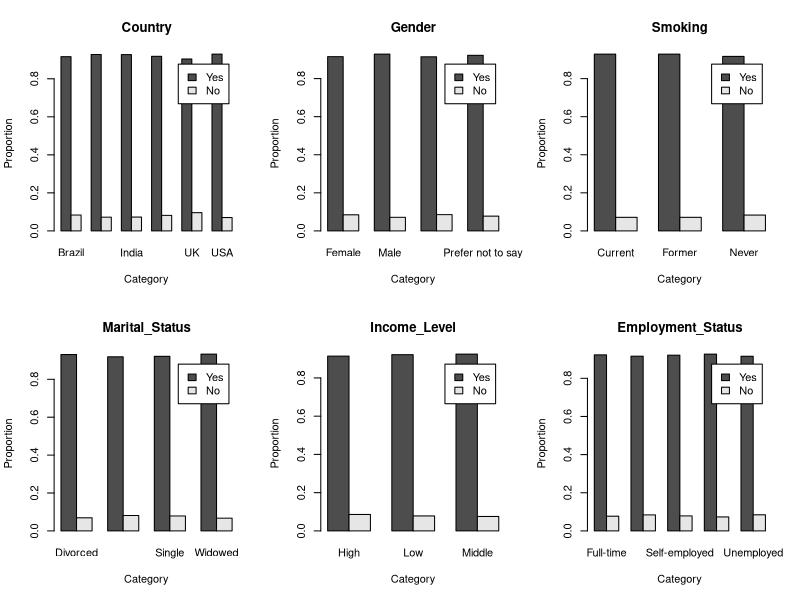
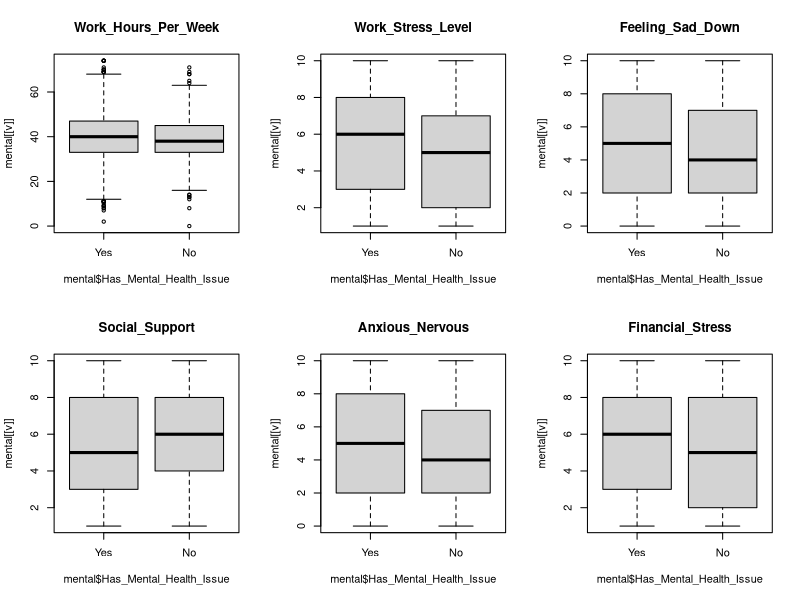
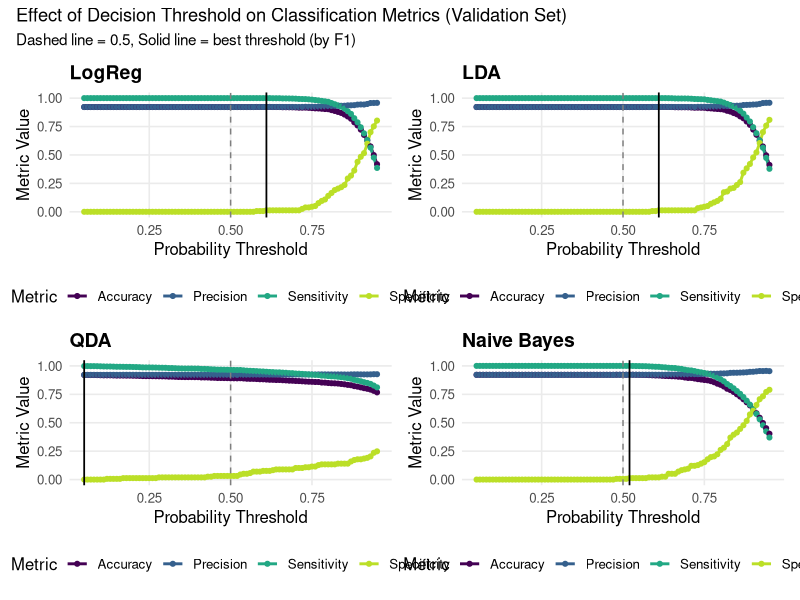

Here is the R script that generated these plots, in order:
setwd("/Users/utkusizanli/Desktop/UC3M/StatisticalLearningGitHub")

# Libraries
library(caret)
library(MASS)
library(dplyr)
library(e1071)
library(pROC)
library(ggplot2)
library(tidyr)
library(patchwork)


# Load dataset
mental = read.csv("mental_health.csv")

# Check size and structure of data
dim(mental)     # number of rows and columns
str(mental)     # variable types

# Convert all character columns to factors automatically
char_cols <- names(mental)[sapply(mental, is.character)]
mental[char_cols] <- lapply(mental[char_cols], as.factor)

# Convert target to factor, 1 = Yes (positive), 0 = No
mental$Has_Mental_Health_Issue <- factor(ifelse(mental$Has_Mental_Health_Issue == 1, "Yes", "No"), levels = c("Yes", "No"))


# Check for missing values
colSums(is.na(mental))   # No missing values 

# Check data again after conversion
str(mental)
summary(mental)

# Check target distribution 
table(mental$Has_Mental_Health_Issue)
prop.table(table(mental$Has_Mental_Health_Issue))

# Notes: The target variable is highly imbalanced, with 7.84% of observations in class 0 and 92.16% in class 1. 
# This imbalance may affect classification performance, since models could favor the majority class.

# Select categorical variables (exclude target)
cat_vars = setdiff(names(mental)[sapply(mental, is.factor)], "Has_Mental_Health_Issue")

# Measure strength of association using chi-square statistic
chi_strength = sapply(cat_vars, function(v) {
  as.numeric(chisq.test(table(mental[[v]], mental$Has_Mental_Health_Issue))$statistic)
})

# Select top 6 categorical variables
top_vars_cat = names(sort(chi_strength, decreasing = TRUE))[1:6]

# Plot barplots for selected categorical variables
par(mfrow = c(2,3))

lapply(top_vars_cat, function(v) {
  tab = prop.table(table(mental[[v]], mental$Has_Mental_Health_Issue), 1)
  
  barplot(t(tab),
          beside = TRUE,
          main = v,
          legend.text = TRUE,
          xlab = "Category",
          ylab = "Proportion")
})

# Screen numeric predictors using t-tests
pvals = sapply(mental[sapply(mental, is.numeric)],
               function(x) t.test(x ~ mental$Has_Mental_Health_Issue)$p.value)

sort(pvals)   

# Compute mean difference between classes 
mean_diff = sapply(mental[sapply(mental, is.numeric)], function(x) {
  abs(mean(x[mental$Has_Mental_Health_Issue=="Yes"]) -
        mean(x[mental$Has_Mental_Health_Issue=="No"]))
})

sort(mean_diff, decreasing=TRUE)   

# Select top numeric predictors
top_vars = names(sort(mean_diff, decreasing=TRUE)[1:6])

# Plot boxplots for selected numeric predictors
par(mfrow=c(2,3))

lapply(top_vars, function(v) {
  boxplot(mental[[v]] ~ mental$Has_Mental_Health_Issue,
          main=v)
})

#EDA

# Demographic categorical variables (like gender, country, marital status) do not seem to strongly separate people with and without mental health issues.

# Psychological and stress-related numeric variables show clear differences between the two groups.

# Variables such as Work_Stress_Level, Feeling_Sad_Down, Financial_Stress, and Anxious_Nervous look like strong predictors of mental health issues.



# 60% Train - 20% Validation - 20% Test split via stratified sampling
set.seed(42)

# 60% TRAIN, 20% VAL, 20% TEST (all stratified by the target)
idx_train <- createDataPartition(mental$Has_Mental_Health_Issue, p = 0.60, list = FALSE)
mental_train <- mental[idx_train, ]
mental_tmp   <- mental[-idx_train, ]

# half of remaining
idx_val <- createDataPartition(mental_tmp$Has_Mental_Health_Issue, p = 0.50, list = FALSE)
mental_val  <- mental_tmp[idx_val, ]
mental_test <- mental_tmp[-idx_val, ]

# check proportions to confirm stratifications
prop.table(table(mental$Has_Mental_Health_Issue))
prop.table(table(mental_train$Has_Mental_Health_Issue))
prop.table(table(mental_val$Has_Mental_Health_Issue))
prop.table(table(mental_test$Has_Mental_Health_Issue))


target_col <- "Has_Mental_Health_Issue"
num_cols <- names(mental_train)[sapply(mental_train, is.numeric)]
num_cols <- setdiff(num_cols, target_col)

mu <- sapply(mental_train[, num_cols, drop = FALSE], mean)
sd <- sapply(mental_train[, num_cols, drop = FALSE], sd)
sd[sd == 0] <- 1

scale_apply <- function(df, num_cols, mu, sd) {
  out <- df
  out[, num_cols] <- sweep(out[, num_cols, drop = FALSE], 2, mu, "-")
  out[, num_cols] <- sweep(out[, num_cols, drop = FALSE], 2, sd, "/")
  out
}

train_sc <- scale_apply(mental_train, num_cols, mu, sd)
val_sc   <- scale_apply(mental_val,   num_cols, mu, sd)
test_sc  <- scale_apply(mental_test,  num_cols, mu, sd)



# setup 5-fold cross-validation with 3 repeats
folds <- createMultiFolds(train_sc$Has_Mental_Health_Issue, k = 5, times = 3)
ctrl <- trainControl(method = "repeatedcv", number = 5, repeats = 3, index = folds, classProbs = TRUE, summaryFunction = twoClassSummary, savePredictions = "final")


set.seed(42)

# logreg, LDA, QDA cross-validation as initial models
fit_logreg <- train(Has_Mental_Health_Issue ~ ., data=train_sc, method="glm", family=binomial(), metric="ROC", trControl=ctrl)
fit_lda    <- train(Has_Mental_Health_Issue ~ ., data=train_sc, method="lda", metric="ROC", trControl=ctrl)
fit_qda    <- train(Has_Mental_Health_Issue ~ ., data=train_sc, method="qda", metric="ROC", trControl=ctrl)

# Naive Bayes with same CV format
auc_each <- numeric(length(folds))
i <- 0

for (nm in names(folds)) {
  i <- i + 1
  idx_in  <- folds[[nm]]
  idx_out <- setdiff(seq_len(nrow(train_sc)), idx_in)
  
  nb_fit <- naiveBayes(Has_Mental_Health_Issue ~ ., data = train_sc[idx_in, ])
  p_out  <- predict(nb_fit, newdata = train_sc[idx_out, ], type = "raw")[, "Yes"]
  
  roc_i <- roc(train_sc$Has_Mental_Health_Issue[idx_out], p_out,
               levels = c("No","Yes"), direction = "<", quiet = TRUE)
  auc_each[i] <- as.numeric(auc(roc_i))
}

auc_nb <- mean(auc_each, na.rm = TRUE)


# CV ROC summary
c(LogReg=max(fit_logreg$results$ROC), LDA=max(fit_lda$results$ROC), QDA=max(fit_qda$results$ROC), NB=auc_nb)





# Threshold Selection
thr_grid <- seq(0.05, 0.95, by = 0.01)

calc_metrics <- function(y_true, prob_yes, thr) {
  pred <- factor(ifelse(prob_yes >= thr, "Yes", "No"), levels = c("Yes","No"))
  cm <- caret::confusionMatrix(pred, y_true, positive = "Yes")
  
  acc  <- as.numeric(cm$overall["Accuracy"])
  prec <- as.numeric(cm$byClass["Pos Pred Value"])
  sens <- as.numeric(cm$byClass["Sensitivity"])
  spec <- as.numeric(cm$byClass["Specificity"])
  f1   <- if (is.na(prec) || is.na(sens) || (prec + sens) == 0) NA_real_ else 2 * prec * sens / (prec + sens)
  
  data.frame(threshold = thr, Accuracy = acc, Precision = prec,
             Sensitivity = sens, Specificity = spec, F1 = f1)
}

pick_best_thr <- function(y_true, prob_yes) {
  tbl <- dplyr::bind_rows(lapply(thr_grid, function(t) calc_metrics(y_true, prob_yes, t))) |>
    dplyr::arrange(dplyr::desc(F1), dplyr::desc(Sensitivity), dplyr::desc(Accuracy))
  list(best = tbl[1, ], all = tbl)
}

# --- probabilities on VAL
p_logreg <- predict(fit_logreg, newdata = val_sc, type = "prob")[, "Yes"]
p_lda    <- predict(fit_lda,    newdata = val_sc, type = "prob")[, "Yes"]
p_qda    <- predict(fit_qda,    newdata = val_sc, type = "prob")[, "Yes"]

nb_train <- e1071::naiveBayes(Has_Mental_Health_Issue ~ ., data = train_sc)
p_nb     <- predict(nb_train, newdata = val_sc, type = "raw")[, "Yes"]

# --- pick best threshold per model (by F1)
best_logreg <- pick_best_thr(val_sc$Has_Mental_Health_Issue, p_logreg)$best; best_logreg$Model <- "LogReg"
best_lda    <- pick_best_thr(val_sc$Has_Mental_Health_Issue, p_lda)$best;    best_lda$Model    <- "LDA"
best_qda    <- pick_best_thr(val_sc$Has_Mental_Health_Issue, p_qda)$best;    best_qda$Model    <- "QDA"
best_nb     <- pick_best_thr(val_sc$Has_Mental_Health_Issue, p_nb)$best;     best_nb$Model     <- "NB"

val_threshold_summary <- dplyr::bind_rows(best_logreg, best_lda, best_qda, best_nb) |>
  dplyr::select(Model, threshold, Accuracy, Precision, Sensitivity, Specificity, F1) |>
  dplyr::arrange(dplyr::desc(F1), dplyr::desc(Sensitivity), dplyr::desc(Accuracy))

print(val_threshold_summary)

best_thresholds <- setNames(val_threshold_summary$threshold, val_threshold_summary$Model)

# >>> BURAYA KOY (best_thresholds satırının HEMEN ALTI) <<<
all_logreg <- pick_best_thr(val_sc$Has_Mental_Health_Issue, p_logreg)$all
all_lda    <- pick_best_thr(val_sc$Has_Mental_Health_Issue, p_lda)$all
all_qda    <- pick_best_thr(val_sc$Has_Mental_Health_Issue, p_qda)$all
all_nb     <- pick_best_thr(val_sc$Has_Mental_Health_Issue, p_nb)$all




plot_threshold_effect_one <- function(tbl_all, model_name, best_thr = NULL) {
  
  tbl_long <- tbl_all %>%
    dplyr::select(threshold, Accuracy, Precision, Sensitivity, Specificity) %>%
    tidyr::pivot_longer(cols = -threshold, names_to = "Metric", values_to = "Value")
  
  p <- ggplot(tbl_long, aes(x = threshold, y = Value, color = Metric)) +
    geom_line(linewidth = 1) +
    geom_point(size = 1.4) +
    labs(
      title = model_name,
      x = "Probability Threshold",
      y = "Metric Value"
    ) +
    coord_cartesian(ylim = c(0, 1)) +
    theme_minimal(base_size = 12) +
    theme(
      plot.title = element_text(face = "bold", size = 14),
      legend.position = "none",
      panel.grid.minor = element_blank()
    ) +
    scale_color_viridis_d(end = 0.9)
  
  # default 0.5 line
  p <- p + geom_vline(xintercept = 0.5, linetype = "dashed", color = "gray50", linewidth = 0.5)
  
  # optional: best threshold line (from your val_threshold_summary)
  if (!is.null(best_thr) && is.finite(best_thr)) {
    p <- p + geom_vline(xintercept = best_thr, linetype = "solid", color = "black", linewidth = 0.6)
  }
  
  p
}

# pull best thresholds (optional solid line)
thr_logreg <- best_thresholds[["LogReg"]]
thr_lda    <- best_thresholds[["LDA"]]
thr_qda    <- best_thresholds[["QDA"]]
thr_nb     <- best_thresholds[["NB"]]

p1 <- plot_threshold_effect_one(all_logreg, "LogReg", thr_logreg)
p2 <- plot_threshold_effect_one(all_lda,    "LDA",    thr_lda)
p3 <- plot_threshold_effect_one(all_qda,    "QDA",    thr_qda)
p4 <- plot_threshold_effect_one(all_nb,     "Naive Bayes", thr_nb)

# combine 2x2 + shared legend
combined_long <- bind_rows(
  mutate(all_logreg, Model = "LogReg"),
  mutate(all_lda,    Model = "LDA"),
  mutate(all_qda,    Model = "QDA"),
  mutate(all_nb,     Model = "Naive Bayes")
) %>%
  select(Model, threshold, Accuracy, Precision, Sensitivity, Specificity) %>%
  pivot_longer(cols = c(Accuracy, Precision, Sensitivity, Specificity),
               names_to = "Metric", values_to = "Value")

legend_plot <- ggplot(combined_long, aes(x = threshold, y = Value, color = Metric)) +
  geom_line() +
  scale_color_viridis_d(end = 0.9) +
  theme_void(base_size = 12) +
  theme(legend.position = "bottom")

legend <- patchwork::wrap_elements(ggplotGrob(legend_plot + theme(legend.position = "bottom")))

(p1 | p2) / (p3 | p4) +
  plot_annotation(
    title = "Effect of Decision Threshold on Classification Metrics (Validation Set)",
    subtitle = "Dashed line = 0.5, Solid line = best threshold (by F1)"
  ) &
  theme(legend.position = "bottom")


# 1 = Yes Majority causes problems when selecting thresholds
# either find a metric that takes 0 into account or make No = 1 and Yes = 0

#We will calculate the probabilities on the TEST set
p_logreg_test <- predict(fit_logreg, newdata = test_sc, type = "prob")[, "Yes"]
p_lda_test    <- predict(fit_lda,    newdata = test_sc, type = "prob")[, "Yes"]
p_qda_test    <- predict(fit_qda,    newdata = test_sc, type = "prob")[, "Yes"]
p_nb_test     <- predict(nb_train, newdata = test_sc, type = "raw")[, "Yes"]

#We will evaluate the model using the BEST thresholds that we find on the validation.
evaluate_test <- function(y_true, prob, threshold, model_name){
  pred_label <- factor(ifelse(prob >= threshold, "Yes", "No"), levels = c("Yes", "No"))
  cm <- caret::confusionMatrix(pred_label, y_true, positive = "Yes")
  
#Extract the metrics
  data.frame(
    Model = model_name,
    Test_Accuracy = as.numeric(cm$overall["Accuracy"]),
    Test_Sensitivity = as.numeric(cm$byClass["Sensitivity"]),
    Test_Specificity = as.numeric(cm$byClass["Specificity"]),
    Test_F1 = as.numeric(cm$byClass["F1"]),
    Test_Precision = as.numeric(cm$byClass["Pos Pred Value"]),
    Threshold_Used = threshold
  )
}

#Run the evaluation for each model
Final_Results <- dplyr:: bind_rows(
  evaluate_test(test_sc$Has_Mental_Health_Issue, p_logreg_test, thr_logreg, "LogReg"),
  evaluate_test(test_sc$Has_Mental_Health_Issue, p_lda_test,    thr_lda,    "LDA"),
  evaluate_test(test_sc$Has_Mental_Health_Issue, p_qda_test,    thr_qda,    "QDA"),
  evaluate_test(test_sc$Has_Mental_Health_Issue, p_nb_test,     thr_nb,     "Naive Bayes")
)

# Print final results
print(Final_Results)

